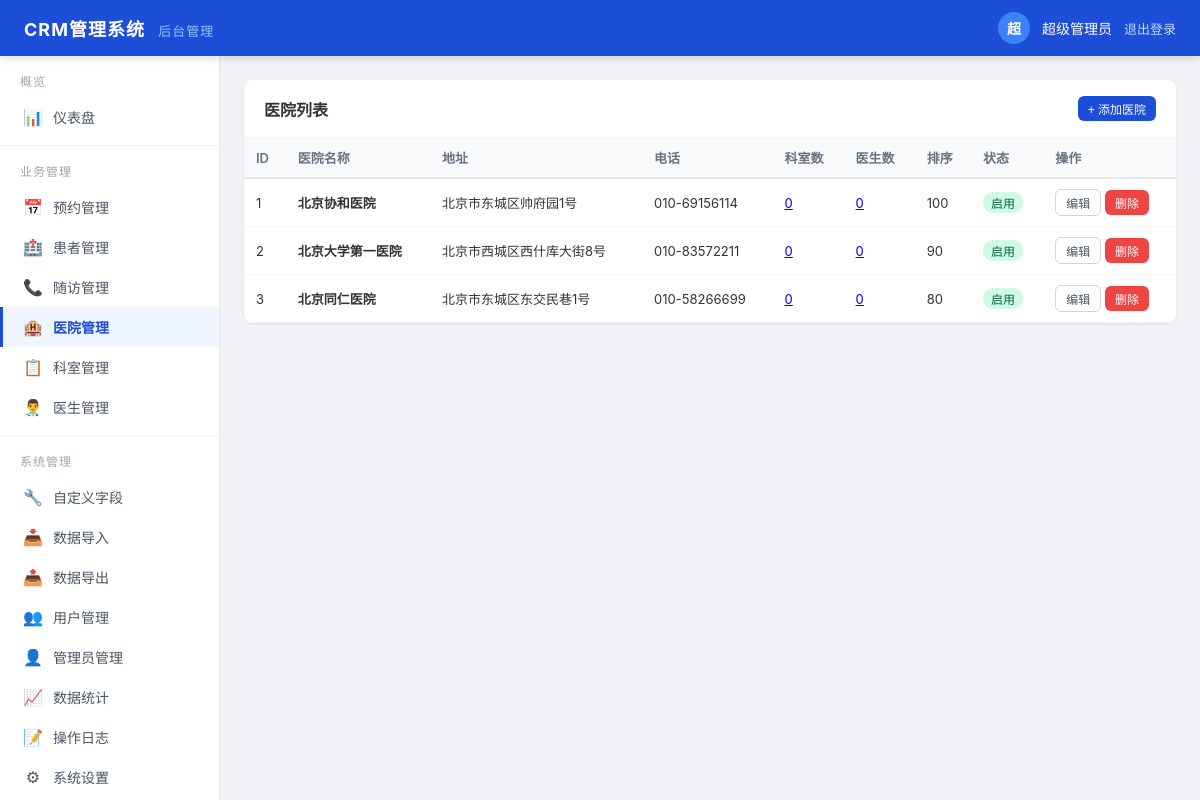
Page /admin.php?module=hospital (signed in) on the committed database.
### tables this page shows
CREATE TABLE IF NOT EXISTS `weapp_hospital` (
  `id` int(11) NOT NULL AUTO_INCREMENT,
  `name` varchar(200) NOT NULL COMMENT '医院名称',
  `address` varchar(500) DEFAULT '' COMMENT '医院地址',
  `phone` varchar(50) DEFAULT '' COMMENT '联系电话',
  `images` text COMMENT '医院图片(JSON数组)',
  `intro` text COMMENT '医院简介',
  `sort` int(11) DEFAULT '0' COMMENT '排序',
  `status` tinyint(1) DEFAULT '1' COMMENT '状态:0禁用,1启用',
  `addtime` int(11) DEFAULT '0' COMMENT '创建时间',
  `updatetime` int(11) DEFAULT '0' COMMENT '更新时间',
  PRIMARY KEY (`id`),
  KEY `status` (`status`),
  KEY `sort` (`sort`)
);

### core/Database.php (called while the page is built, shortened)
<?php
class Database {
    private static $instance = null;
    private $connection;
    private $config;
    private function __construct() {
        $this->config = self::loadConfig();
        $this->connect();
    }
    private static function loadConfig() {
        static $config = null;
        if ($config === null) {
            $config = require __DIR__ . '/../config/database.php';
        }
        return $config;
    }
    public static function getConfig() {
        return self::loadConfig();
    }
    public static function getInstance() {
        if (self::$instance === null) {
            self::$instance = new self();
        }
        return self::$instance;
    }
    private function connect() {
        $db = $this->config['db'];
        try {
            $dsn = "mysql:host={$db['host']};port={$db['port']};charset={$db['charset']}";
            $pdo = new PDO($dsn, $db['username'], $db['password']);
            $pdo->setAttribute(PDO::ATTR_ERRMODE, PDO::ERRMODE_EXCEPTION);
            $pdo->exec("CREATE DATABASE IF NOT EXISTS `{$db['database']}` DEFAULT CHARACTER SET {$db['charset']} COLLATE {$db['charset']}_unicode_ci");
            $pdo->exec("USE `{$db['database']}`");
            $this->connection = $pdo;
            $this->connection->setAttribute(PDO::ATTR_DEFAULT_FETCH_MODE, PDO::FETCH_ASSOC);
            $this->initTables();
        } catch(PDOException $e) {
            $this->outputError('数据库连接失败', $e->getMessage());
        }
    }
    private function initTables() {
        $prefix = $this->config['db']['prefix'];
        foreach ($sqls as $sql) {
            try {
                $this->connection->exec($sql);
            } catch(PDOException $e) {
            }
        }
        $this->migrateTables($prefix);
        $stmt = $this->connection->query("SELECT COUNT(*) as count FROM `{$prefix}user` WHERE role='admin'");
        $row = $stmt->fetch();
        if ($row['count'] == 0) {
            $this->connection->exec("INSERT INTO `{$prefix}user` (openid, nickname, role, status, addtime, updatetime) VALUES ('admin_default', '系统管理员', 'admin', 1, " . time() . ", " . time() . ")");
        }
        $stmt = $this->connection->query("SELECT COUNT(*) as count FROM `{$prefix}hospital`");
        $row = $stmt->fetch();
        $stmt = $this->connection->query("SELECT COUNT(*) as count FROM `{$prefix}admin`");
        $row = $stmt->fetch();
        $stmt = $this->connection->query("SELECT COUNT(*) as count FROM `{$prefix}department`");
        $row = $stmt->fetch();
        if ($row['count'] == 0) {
            $now = time();
            $this->connection->exec("INSERT INTO `{$prefix}department` (hospital_id, name, intro, sort, status, addtime, updatetime) VALUES
                (1, '内科', '内科科室', 100, 1, {$now}, {$now}),
                (1, '外科', '外科科室', 90, 1, {$now}, {$now}),
                (1, '眼科', '眼科科室', 80, 1, {$now}, {$now}),
                (2, '内科', '内科科室', 100, 1, {$now}, {$now}),
                (2, '妇产科', '妇产科科室', 90, 1, {$now}, {$now}),
                (3, '眼科', '眼科科室', 100, 1, {$now}, {$now}),
                (3, '耳鼻喉科', '耳鼻喉科科室', 90, 1, {$now}, {$now})");
        }
        $stmt = $this->connection->query("SELECT COUNT(*) as count FROM `{$prefix}doctor`");
        $row = $stmt->fetch();
        if ($row['count'] == 0) {
            $now = time();
            $this->connection->exec("INSERT INTO `{$prefix}doctor` (hospital_id, department_id, name, title, specialty, sort, status, addtime, updatetime) VALUES
                (1, 1, '张主任', '主任医师', '心血管内科', 100, 1, {$now}, {$now}),
                (1, 2, '李医生', '副主任医师', '普外科', 90, 1, {$now}, {$now}),
                (1, 3, '王教授', '主任医师', '眼底病', 80, 1, {$now}, {$now}),
                (3, 6, '赵主任', '主任医师', '白内障', 100, 1, {$now}, {$now}),
                (3, 7, '陈医生', '副主任医师', '中耳炎', 90, 1, {$now}, {$now})");
        }
        $stmt = $this->connection->query("SELECT COUNT(*) as count FROM `{$prefix}config`");
        $row = $stmt->fetch();
    }
    private function migrateTables($prefix) {
        try {
            $stmt = $this->connection->query("SHOW COLUMNS FROM `{$prefix}config` LIKE 'key'");
        } catch(PDOException $e) {
        }
        try {
            $stmt = $this->connection->query("SHOW COLUMNS FROM `{$prefix}config` LIKE 'sort'");
        } catch(PDOException $e) {
        }
        try {
            $stmt = $this->connection->query("SHOW COLUMNS FROM `{$prefix}reservation` LIKE 'department_id'");
            if (!$stmt || $stmt->rowCount() == 0) {
                $this->connection->exec("ALTER TABLE `{$prefix}reservation` ADD COLUMN `department_id` int(11) DEFAULT '0' COMMENT '科室ID' AFTER `hospital_id`");
            }
        } catch(PDOException $e) {
        }
        $newFields = array(
            'sample_date' => "ALTER TABLE `{$prefix}reservation` ADD COLUMN `sample_date` varchar(20) DEFAULT '' COMMENT '采样日期' AFTER `time_period`",
            'test_date' => "ALTER TABLE `{$prefix}reservation` ADD COLUMN `test_date` varchar(20) DEFAULT '' COMMENT '送检日期' AFTER `sample_date`",
            'test_result' => "ALTER TABLE `{$prefix}reservation` ADD COLUMN `test_result` text COMMENT '检测结果' AFTER `test_date`",
            'report_address' => "ALTER TABLE `{$prefix}reservation` ADD COLUMN `report_address` varchar(500) DEFAULT '' COMMENT '报告邮寄地址' AFTER `test_result`",
            'wechat' => "ALTER TABLE `{$prefix}reservation` ADD COLUMN `wechat` varchar(100) DEFAULT '' COMMENT '微信号' AFTER `report_address`",
            'fee' => "ALTER TABLE `{$prefix}reservation` ADD COLUMN `fee` decimal(10,2) DEFAULT '0.00' COMMENT '费用金额' AFTER `admin_remark`"
        );
        foreach ($newFields as $field => $sql) {
            try {
                $stmt = $this->connection->query("SHOW COLUMNS FROM `{$prefix}reservation` LIKE '{$field}'");
                if (!$stmt || $stmt->rowCount() == 0) {
                    $this->connection->exec($sql);
                }
            } catch(PDOException $e) {
            }
        }
        try {
            $count = $this->connection->query("SELECT COUNT(*) as cnt FROM `{$prefix}dept_hospital`")->fetch()['cnt'];
            if ($count == 0) {
                $this->connection->exec("INSERT IGNORE INTO `{$prefix}dept_hospital` (`department_id`, `hospital_id`, `addtime`) SELECT id, hospital_id, " . time() . " FROM `{$prefix}department` WHERE hospital_id > 0");
            }
        } catch(PDOException $e) {
        }
        try {
            $stmt = $this->connection->query("SHOW COLUMNS FROM `{$prefix}reservation` LIKE 'status'");
            $col = $stmt ? $stmt->fetch(PDO::FETCH_ASSOC) : null;
            if ($col && strpos(strtolower($col['Type']), 'tinyint') !== false) {
                $this->connection->exec("ALTER TABLE `{$prefix}reservation` MODIFY COLUMN `status` varchar(20) DEFAULT '待确认' COMMENT '状态'");
                $statusMap = array('0' => '待确认', '1' => '已预约', '2' => '已成单', '3' => '已取消');
                foreach ($statusMap as $old => $new) {
                    $this->connection->exec("UPDATE `{$prefix}reservation` SET `status`='{$new}' WHERE `status`='{$old}'");
                }
            }
        } catch(PDOException $e) {
        }
        try {
            $stmt = $this->connection->query("SHOW COLUMNS FROM `{$prefix}reservation` LIKE 'status'");
            $col = $stmt ? $stmt->fetch(PDO::FETCH_ASSOC) : null;
        } catch(PDOException $e) {
        }
        try {
            $cf = $this->connection->query("SELECT id FROM `{$prefix}config` WHERE `config_key`='reservation_status_config'")->fetch();
            if (!$cf) {
                $defaultStatus = json_encode(array(
                    array('name' => '待确认', 'color' => '#92400e', 'bg' => '#fef3c7'),
                    array('name' => '已预约', 'color' => '#92400e', 'bg' => '#fef3c7'),
                    array('name' => '已寄送', 'color' => '#1f2937', 'bg' => '#f3f4f6'),
                    array('name' => '已成单', 'color' => '#991b1b', 'bg' => '#fee2e2'),
                    array('name' => '已取消', 'color' => '#6b7280', 'bg' => '#f3f4f6')
                ), JSON_UNESCAPED_UNICODE);
                $this->connection->exec("INSERT INTO `{$prefix}config` (`group_name`,`config_key`,`config_value`,`remark`,`sort`,`addtime`,`updatetime`) VALUES ('reservation','reservation_status_config','{$defaultStatus}','预约状态配置(JSON)',0," . time() . "," . time() . ")");
            }
        } catch(PDOException $e) {
        }
    }
    public function query($sql, $params = []) {
        try {
            $stmt = $this->connection->prepare($sql);
            $stmt->execute($params);
            return $stmt;
        } catch(PDOException $e) {
            Log::error('SQL错误: ' . $e->getMessage() . ' | SQL: ' . $sql);
            throw $e;
        }
    }
}

### config/database.php (called while the page is built)
<?php
return array(
    'db' => array(
        'host' => 'localhost',
        'port' => '3306',
        'database' => 'crm_weapp',
        'username' => 'root',
        'password' => 'admin',
        'charset' => 'utf8mb4',
        'prefix' => 'weapp_'
    ),
    'wechat' => array(
        'appid' => 'wx6d1a68a6ff74bf1e',
        'secret' => '84834fe3ad2395297a0e4bab5e15b58a',
    ),
    'api' => array(
        'token_expire' => 7200,
        'page_size' => 10,
        'max_page_size' => 100,
    ),
    'upload' => array(
        'path' => './uploads/',
        'max_size' => 5 * 1024 * 1024,
        'allowed_types' => array('jpg', 'jpeg', 'png', 'gif'),
    ),
    'log' => array(
        'enable' => true,
        'path' => './logs/',
        'level' => 'error',
    ),
);

### admin/hospitals.php (the view, shortened to what this page needs)
<?php
$db = Database::getInstance();
$prefix = Database::getConfig()['db']['prefix'];
$list = $db->query("SELECT h.*, (SELECT COUNT(*) FROM {$prefix}department WHERE hospital_id=h.id) as dept_count, (SELECT COUNT(*) FROM {$prefix}doctor WHERE hospital_id=h.id) as doctor_count FROM {$prefix}hospital h ORDER BY h.sort DESC, h.id DESC")->fetchAll();
?>
<div class="card">
    <div class="card-header">
        <h3>医院列表</h3>
        <button onclick="openModal('editModal');resetForm();" class="btn btn-primary btn-sm">+ 添加医院</button>
    </div>
    <div class="card-body" style="padding:0;">
        <table class="data-table">
            <thead><tr><th>ID</th><th>医院名称</th><th>地址</th><th>电话</th><th>科室数</th><th>医生数</th><th>排序</th><th>状态</th><th>操作</th></tr></thead>
            <tbody>
            <?php foreach($list as $h): ?>
            <tr>
                <td><?php echo $h['id']; ?></td>
                <td><strong><?php echo htmlspecialchars($h['name']); ?></strong></td>
                <td><?php echo htmlspecialchars($h['address']); ?></td>
                <td><?php echo htmlspecialchars($h['phone']); ?></td>
                <td><a href="admin.php?module=department&hospital_id=<?php echo $h['id']; ?>"><?php echo $h['dept_count']; ?></a></td>
                <td><a href="admin.php?module=doctor&hospital_id=<?php echo $h['id']; ?>"><?php echo $h['doctor_count']; ?></a></td>
                <td><?php echo $h['sort']; ?></td>
                <td><?php echo $h['status']==1?'<span class="badge badge-success">启用</span>':'<span class="badge badge-gray">禁用</span>'; ?></td>
                <td>
                    <button onclick="editItem(<?php echo $h['id']; ?>)" class="btn btn-outline btn-sm">编辑</button>
                    <button onclick="deleteItem(<?php echo $h['id']; ?>)" class="btn btn-danger btn-sm">删除</button>
                </td>
            </tr>
            <?php endforeach; ?>
            </tbody>
        </table>
    </div>
</div>

### rows in the picture
weapp_hospital: id "1", name "北京协和医院", address "北京市东城区帅府园1号", phone "010-69156114", dept_count "0", doctor_count "0", sort "100", status "启用"
weapp_hospital: id "2", name "北京大学第一医院", address "北京市西城区西什库大街8号", phone "010-83572211", dept_count "0", doctor_count "0", sort "90", status "启用"
weapp_hospital: id "3", name "北京同仁医院", address "北京市东城区东交民巷1号", phone "010-58266699", dept_count "0", doctor_count "0", sort "80", status "启用"

### other values in the picture
mb_substr($adminName, 0, 1) "超"
$adminName "超级管理员"
